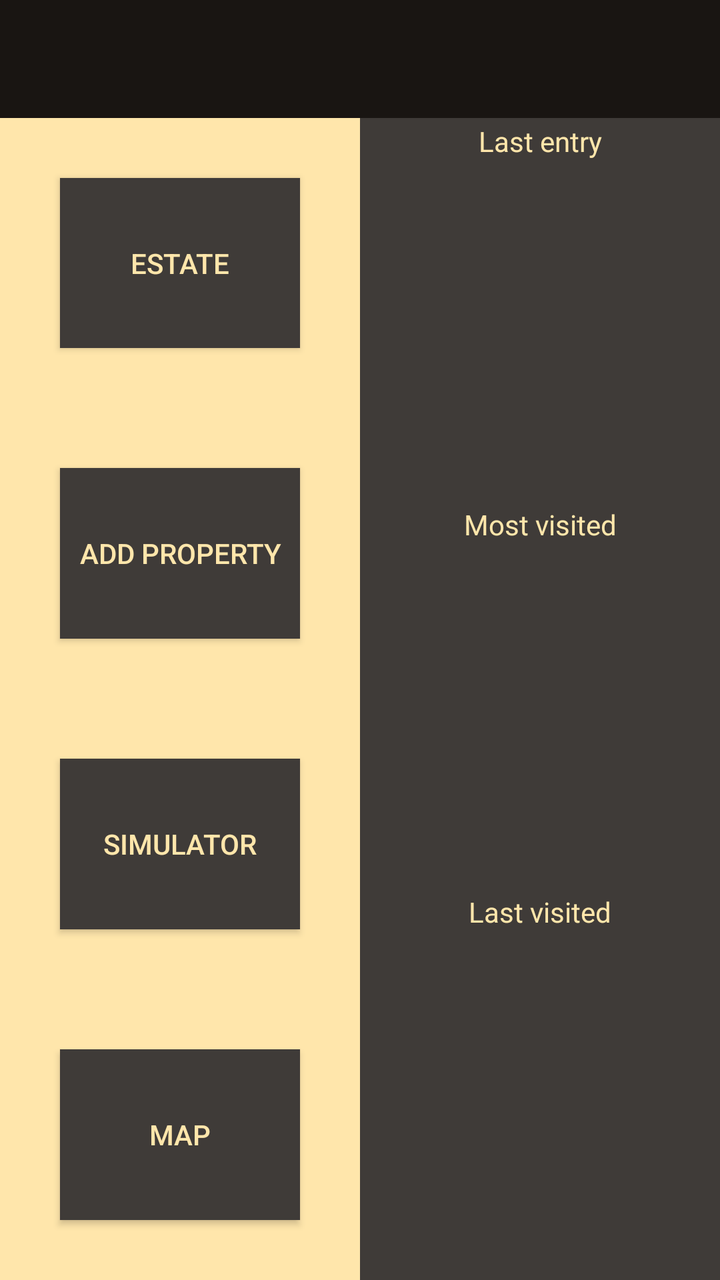
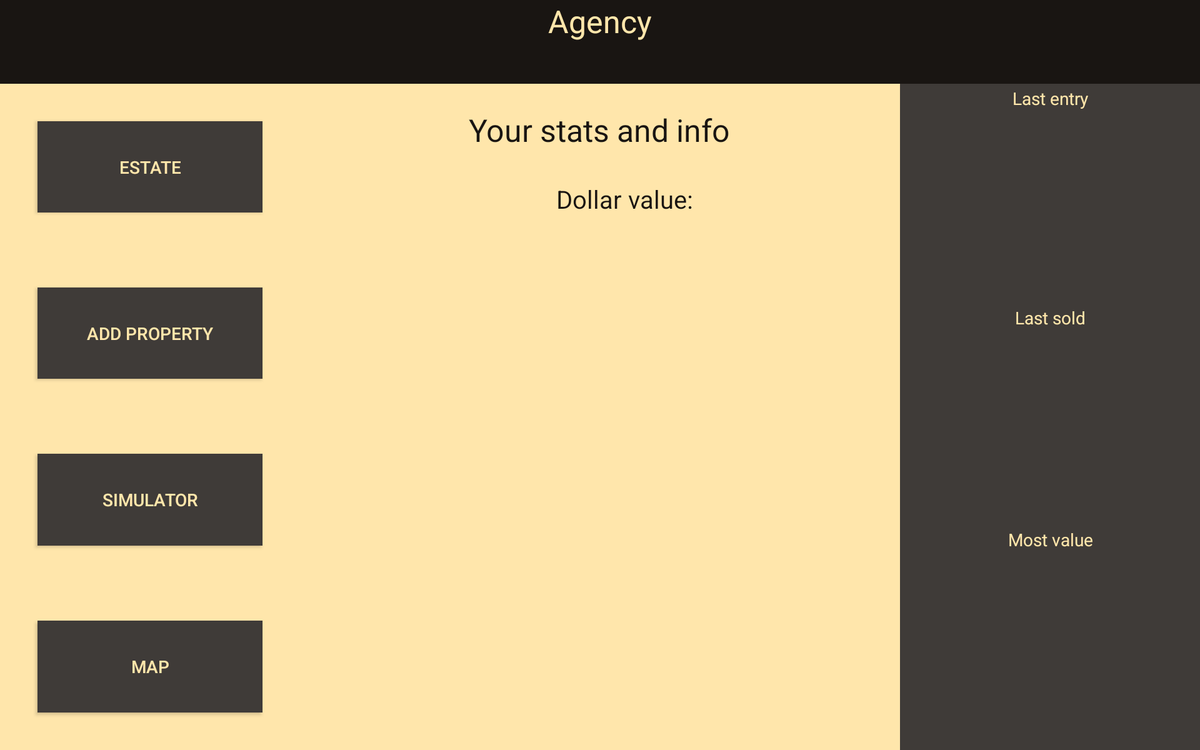

One screen, two layout resources from the same app: the default and the repository's alternative for another configuration. Each is rendered where Android would select it; the XML of both is given below.
<!-- AndroidManifest.xml: activity theme AppTheme.NoActionBar -->
<!-- res/layout/fragment_main.xml -->
<?xml version="1.0" encoding="utf-8"?>
<layout xmlns:android="http://schemas.android.com/apk/res/android"
    xmlns:app="http://schemas.android.com/apk/res-auto"
    xmlns:tools="http://schemas.android.com/tools">

    <data>
        <variable
            name="agency"
            type="com.openclassrooms.realestatemanager.models.EstateAgency" />
        <variable
            name="handlers"
            type="com.openclassrooms.realestatemanager.feature.home.MainFragment" />
    </data>

    <androidx.constraintlayout.widget.ConstraintLayout
        android:layout_width="match_parent"
        android:layout_height="match_parent"
        android:background="@color/goldLight">

        <LinearLayout
            android:id="@+id/logo_fragment_main"
            android:layout_width="match_parent"
            android:layout_height="wrap_content"
            android:maxHeight="240dp"
            android:orientation="vertical"
            app:layout_constraintLeft_toLeftOf="parent"
            app:layout_constraintRight_toRightOf="parent"
            app:layout_constraintTop_toTopOf="parent">

            <ImageView

                android:layout_width="match_parent"
                android:layout_height="match_parent"
                android:background="@color/colorPrimary"
                android:contentDescription="@string/logo_image_description"
                app:image_resource="@{agency.logo}"
                app:layout_constraintBottom_toBottomOf="parent"
                app:layout_constraintEnd_toEndOf="parent"
                app:layout_constraintHorizontal_bias="1.0"
                app:layout_constraintStart_toStartOf="parent"
                app:layout_constraintTop_toTopOf="parent"
                app:layout_constraintVertical_bias="0.0" />
        </LinearLayout>

        <LinearLayout
            android:id="@+id/estate_info"
            android:layout_width="match_parent"
            android:layout_height="wrap_content"
            android:background="@color/colorPrimary"
            android:orientation="vertical"
            app:layout_constraintLeft_toLeftOf="parent"
            app:layout_constraintRight_toRightOf="parent"
            app:layout_constraintTop_toBottomOf="@id/logo_fragment_main">

            <TextView
                android:layout_width="wrap_content"
                android:layout_height="wrap_content"
                android:layout_gravity="center"
                android:text="@{agency.name}"
                android:textColor="@color/goldLight"
                android:textSize="25sp" />

            <TextView
                android:layout_width="wrap_content"
                android:layout_height="wrap_content"
                android:layout_gravity="center"
                android:layout_marginTop="5dp"
                android:text="@{agency.adress}"
                android:textColor="@color/goldLight"
                android:textSize="15sp" />

        </LinearLayout>

        <LinearLayout
            android:layout_width="match_parent"
            android:layout_height="0dp"
            android:baselineAligned="false"
            android:orientation="horizontal"
            android:weightSum="2"
            app:layout_constraintBottom_toBottomOf="parent"
            app:layout_constraintTop_toBottomOf="@+id/estate_info"
            app:layout_constraintVertical_bias="0.0"
            tools:layout_editor_absoluteX="0dp">

            <LinearLayout
                android:id="@+id/choice_area"
                android:layout_width="0dp"
                android:layout_height="match_parent"
                android:layout_weight="1"
                android:orientation="vertical"
                android:weightSum="4">

                <Button
                    android:id="@+id/button_estate"
                    android:layout_width="match_parent"
                    android:layout_height="wrap_content"
                    android:layout_gravity="center_horizontal"
                    android:layout_margin="30dp"
                    android:layout_weight="1"
                    android:background="@color/colorAccent"
                    android:text="ESTATE"
                    android:textColor="@color/goldLight" />

                <Button
                    android:id="@+id/button_add_property"
                    android:layout_width="match_parent"
                    android:layout_height="wrap_content"
                    android:layout_gravity="center_horizontal"
                    android:layout_margin="30dp"
                    android:layout_weight="1"
                    android:background="@color/colorAccent"
                    android:text="ADD PROPERTY"
                    android:textColor="@color/goldLight" />

                <Button
                    android:id="@+id/button_simulator"
                    android:layout_width="match_parent"
                    android:layout_height="wrap_content"
                    android:layout_gravity="center"
                    android:layout_margin="30dp"
                    android:layout_weight="1"
                    android:background="@color/colorAccent"
                    android:text="SIMULATOR"
                    android:textColor="@color/goldLight" />

                <Button
                    android:id="@+id/button_map"
                    android:layout_width="match_parent"
                    android:layout_height="wrap_content"
                    android:layout_gravity="center"
                    android:layout_margin="30dp"
                    android:layout_weight="1"
                    android:background="@color/colorAccent"
                    android:text="MAP"
                    android:textColor="@color/goldLight" />

            </LinearLayout>

            <LinearLayout
                android:layout_width="0dp"
                android:layout_height="match_parent"
                android:layout_weight="1"
                android:orientation="vertical"
                android:weightSum="3">

                <LinearLayout
                    android:layout_width="match_parent"
                    android:layout_height="0dp"
                    android:layout_weight="1"
                    android:background="@color/colorAccent"
                    android:orientation="vertical">

                    <TextView
                        android:layout_width="match_parent"
                        android:layout_height="wrap_content"
                        android:gravity="center_horizontal"
                        android:layout_margin="2dp"
                        android:textColor="@color/goldLight"
                        android:text="Last entry" />

                    <ImageView
                        android:id="@+id/img_last_entry"
                        android:layout_width="match_parent"
                        android:layout_height="match_parent"
                        android:scaleType="centerCrop"
                        />
                </LinearLayout>

                <LinearLayout
                    android:layout_width="match_parent"
                    android:layout_height="0dp"
                    android:layout_weight="1"
                    android:background="@color/colorAccent"
                    android:orientation="vertical">

                    <TextView
                        android:layout_width="match_parent"
                        android:layout_height="wrap_content"
                        android:gravity="center_horizontal"
                        android:textColor="@color/goldLight"
                        android:text="Most visited" />

                    <ImageView
                        android:id="@+id/most_visited"
                        android:layout_width="match_parent"
                        android:layout_height="match_parent"
                        android:scaleType="centerCrop"/>

                </LinearLayout>

                <LinearLayout
                    android:layout_width="match_parent"
                    android:layout_height="0dp"
                    android:layout_weight="1"
                    android:background="@color/colorAccent"
                    android:orientation="vertical">

                    <TextView
                        android:layout_width="match_parent"
                        android:layout_height="wrap_content"
                        android:gravity="center_horizontal"
                        android:textColor="@color/goldLight"
                        android:text="Last visited" />

                    <ImageView
                        android:id="@+id/last_visited"
                        android:layout_width="match_parent"
                        android:layout_height="match_parent"
                        android:scaleType="centerCrop"/>

                </LinearLayout>


            </LinearLayout>

        </LinearLayout>


    </androidx.constraintlayout.widget.ConstraintLayout>

</layout>
<!-- resources referenced by this layout -->
<resources>
  <color name="colorAccent">#3f3b38</color>
  <color name="colorPrimary">#191512</color>
  <color name="goldLight">#ffe6ab</color>
  <string name="logo_image_description">logo image</string>
  <style name="AppTheme.NoActionBar">
          <item name="windowActionBar">false</item>
          <item name="windowNoTitle">true</item>
      </style>
</resources>
<!-- res/layout-sw600dp-land/fragment_main.xml (the repository's variant of the layout above) -->
<!-- drawn on a 7-inch tablet turned sideways -->
<?xml version="1.0" encoding="utf-8"?>
<layout xmlns:android="http://schemas.android.com/apk/res/android"
    xmlns:app="http://schemas.android.com/apk/res-auto"
    xmlns:tools="http://schemas.android.com/tools">

    <data>

        <variable
            name="agency"
            type="com.openclassrooms.realestatemanager.models.EstateAgency" />

        <variable
            name="handlers"
            type="com.openclassrooms.realestatemanager.feature.home.MainFragment" />
    </data>

    <androidx.constraintlayout.widget.ConstraintLayout
        android:layout_width="match_parent"
        android:layout_height="match_parent"
        android:background="@color/goldLight">

        <LinearLayout
            android:id="@+id/logo_fragment_main"
            android:layout_width="match_parent"
            android:layout_height="wrap_content"
            android:maxHeight="240dp"
            android:orientation="vertical"
            app:layout_constraintLeft_toLeftOf="parent"
            app:layout_constraintRight_toRightOf="parent"
            app:layout_constraintTop_toTopOf="parent">


            <ImageView

                android:layout_width="match_parent"
                android:layout_height="match_parent"
                android:background="@color/colorPrimary"
                android:contentDescription="@string/logo_image_description"
                app:image_resource="@{agency.logo}"
                app:layout_constraintBottom_toBottomOf="parent"
                app:layout_constraintEnd_toEndOf="parent"
                app:layout_constraintHorizontal_bias="1.0"
                app:layout_constraintStart_toStartOf="parent"
                app:layout_constraintTop_toTopOf="parent"
                app:layout_constraintVertical_bias="0.0" />
        </LinearLayout>

        <LinearLayout
            android:id="@+id/estate_info"
            android:layout_width="match_parent"
            android:layout_height="wrap_content"
            android:background="@color/colorPrimary"
            android:orientation="vertical"
            app:layout_constraintLeft_toLeftOf="parent"
            app:layout_constraintRight_toRightOf="parent"
            app:layout_constraintTop_toBottomOf="@id/logo_fragment_main">

            <TextView
                android:id="@+id/agency_name"
                android:layout_width="wrap_content"
                android:layout_height="wrap_content"
                android:layout_gravity="center"
                android:text="Agency"
                android:textColor="@color/goldLight"
                android:textSize="25sp" />


            <TextView
                android:layout_width="wrap_content"
                android:layout_height="wrap_content"
                android:layout_gravity="center"
                android:text="@{agency.name}"
                android:textColor="@color/goldLight"
                android:textSize="25sp" />


        </LinearLayout>

        <LinearLayout
            android:layout_width="match_parent"
            android:layout_height="0dp"
            android:baselineAligned="false"
            android:orientation="horizontal"
            android:weightSum="2"
            app:layout_constraintBottom_toBottomOf="parent"
            app:layout_constraintTop_toBottomOf="@+id/estate_info"
            app:layout_constraintVertical_bias="0.0"
            tools:layout_editor_absoluteX="0dp">

            <LinearLayout
                android:id="@+id/choice_area"
                android:layout_width="0dp"
                android:layout_height="match_parent"
                android:layout_weight="0.5"
                android:orientation="vertical"
                android:weightSum="4">

                <Button
                    android:id="@+id/button_estate"
                    android:layout_width="match_parent"
                    android:layout_height="wrap_content"
                    android:layout_gravity="center_horizontal"
                    android:layout_margin="30dp"
                    android:layout_weight="1"
                    android:background="@color/colorAccent"
                    android:text="ESTATE"
                    android:textColor="@color/goldLight" />

                <Button
                    android:id="@+id/button_add_property"
                    android:layout_width="match_parent"
                    android:layout_height="wrap_content"
                    android:layout_gravity="center_horizontal"
                    android:layout_margin="30dp"
                    android:layout_weight="1"
                    android:background="@color/colorAccent"
                    android:text="ADD PROPERTY"
                    android:textColor="@color/goldLight" />

                <Button
                    android:id="@+id/button_simulator"
                    android:layout_width="match_parent"
                    android:layout_height="wrap_content"
                    android:layout_gravity="center"
                    android:layout_margin="30dp"
                    android:layout_weight="1"
                    android:background="@color/colorAccent"
                    android:text="SIMULATOR"
                    android:textColor="@color/goldLight" />

                <Button
                    android:id="@+id/button_map"
                    android:layout_width="match_parent"
                    android:layout_height="wrap_content"
                    android:layout_gravity="center"
                    android:layout_margin="30dp"
                    android:layout_weight="1"
                    android:background="@color/colorAccent"
                    android:text="MAP"
                    android:textColor="@color/goldLight" />

            </LinearLayout>

            <LinearLayout
                android:layout_width="0dp"
                android:layout_height="match_parent"
                android:layout_weight="1"
                android:background="@color/goldLight"
                android:orientation="vertical">

                <TextView
                    android:layout_width="wrap_content"
                    android:layout_height="wrap_content"
                    android:layout_gravity="center"
                    android:layout_marginTop="20dp"
                    android:text="Your stats and info"
                    android:textColor="@color/colorPrimary"
                    android:textSize="25sp" />

                <TextView
                    android:id="@+id/dollar_value"
                    android:layout_width="wrap_content"
                    android:layout_height="wrap_content"
                    android:layout_gravity="center"
                    android:layout_marginStart="20dp"
                    android:layout_marginTop="25dp"
                    android:text="Dollar value:"
                    android:textColor="@color/colorPrimary"
                    android:textSize="20sp" />

                <TextView
                    android:id="@+id/nb_estate"
                    android:layout_width="wrap_content"
                    android:layout_height="wrap_content"
                    android:layout_gravity="center"
                    android:layout_marginStart="20dp"
                    android:layout_marginTop="20dp"
                    android:textColor="@color/colorPrimary"
                    android:textSize="20sp" />

                <TextView
                    android:id="@+id/nb_sold"
                    android:layout_width="wrap_content"
                    android:layout_height="wrap_content"
                    android:layout_gravity="center"
                    android:layout_marginStart="20dp"
                    android:layout_marginTop="20dp"
                    android:textColor="@color/colorPrimary"
                    android:textSize="20sp" />

                <TextView
                    android:id="@+id/nb_flat"
                    android:layout_width="wrap_content"
                    android:layout_height="wrap_content"
                    android:layout_gravity="center"
                    android:layout_marginStart="20dp"
                    android:layout_marginTop="20dp"
                    android:textColor="@color/colorPrimary"
                    android:textSize="20sp" />

                <TextView
                    android:id="@+id/nb_house"
                    android:layout_width="wrap_content"
                    android:layout_height="wrap_content"
                    android:layout_gravity="center"
                    android:layout_marginStart="20dp"
                    android:layout_marginTop="20dp"
                    android:textColor="@color/colorPrimary"
                    android:textSize="20sp" />

                <TextView
                    android:id="@+id/nb_duplex"
                    android:layout_width="wrap_content"
                    android:layout_height="wrap_content"
                    android:layout_gravity="center"
                    android:layout_marginStart="20dp"
                    android:layout_marginTop="20dp"
                    android:textColor="@color/colorPrimary"
                    android:textSize="20sp" />

                <TextView
                    android:id="@+id/nb_triplex"
                    android:layout_width="wrap_content"
                    android:layout_height="wrap_content"
                    android:layout_gravity="center"
                    android:layout_marginStart="20dp"
                    android:textColor="@color/colorPrimary"
                    android:layout_marginTop="20dp"
                    android:textSize="20sp" />

                <TextView
                    android:id="@+id/last_entry"
                    android:layout_width="wrap_content"
                    android:layout_height="wrap_content"
                    android:layout_gravity="center"
                    android:textColor="@color/colorPrimary"
                    android:layout_marginStart="20dp"
                    android:layout_marginTop="20dp"
                    android:textSize="20sp" />

                <TextView
                    android:id="@+id/last_sold"
                    android:layout_width="wrap_content"
                    android:layout_height="wrap_content"
                    android:layout_gravity="center"
                    android:textColor="@color/colorPrimary"
                    android:layout_marginStart="20dp"
                    android:layout_marginTop="20dp"
                    android:textSize="20sp" />

                <TextView
                    android:id="@+id/most_value"
                    android:layout_width="wrap_content"
                    android:layout_height="wrap_content"
                    android:textColor="@color/colorPrimary"
                    android:layout_gravity="center"
                    android:layout_marginStart="20dp"
                    android:layout_marginTop="20dp"
                    android:textSize="20sp" />


            </LinearLayout>

            <LinearLayout
                android:layout_width="0dp"
                android:layout_height="match_parent"
                android:layout_weight="0.5"
                android:orientation="vertical"
                android:weightSum="3">

                <LinearLayout
                    android:layout_width="match_parent"
                    android:layout_height="0dp"
                    android:layout_weight="1"
                    android:background="@color/colorAccent"
                    android:orientation="vertical">

                    <TextView
                        android:layout_width="match_parent"
                        android:layout_height="wrap_content"
                        android:layout_margin="2dp"
                        android:gravity="center_horizontal"
                        android:text="Last entry"
                        android:textColor="@color/goldLight" />

                    <ImageView
                        android:id="@+id/img_last_entry"
                        android:layout_width="match_parent"
                        android:layout_height="match_parent"
                        android:scaleType="centerCrop" />
                </LinearLayout>

                <LinearLayout
                    android:layout_width="match_parent"
                    android:layout_height="0dp"
                    android:layout_weight="1"
                    android:background="@color/colorAccent"
                    android:orientation="vertical">

                    <TextView
                        android:layout_width="match_parent"
                        android:layout_height="wrap_content"
                        android:gravity="center_horizontal"
                        android:text="Last sold"
                        android:textColor="@color/goldLight" />

                    <ImageView
                        android:id="@+id/most_visited"
                        android:layout_width="match_parent"
                        android:layout_height="match_parent"
                        android:scaleType="centerCrop" />

                </LinearLayout>

                <LinearLayout
                    android:layout_width="match_parent"
                    android:layout_height="0dp"
                    android:layout_weight="1"
                    android:background="@color/colorAccent"
                    android:orientation="vertical">

                    <TextView
                        android:layout_width="match_parent"
                        android:layout_height="wrap_content"
                        android:gravity="center_horizontal"
                        android:text="Most value"
                        android:textColor="@color/goldLight" />

                    <ImageView
                        android:id="@+id/last_visited"
                        android:layout_width="match_parent"
                        android:layout_height="match_parent"
                        android:scaleType="centerCrop" />

                </LinearLayout>


            </LinearLayout>

        </LinearLayout>


    </androidx.constraintlayout.widget.ConstraintLayout>

</layout>
